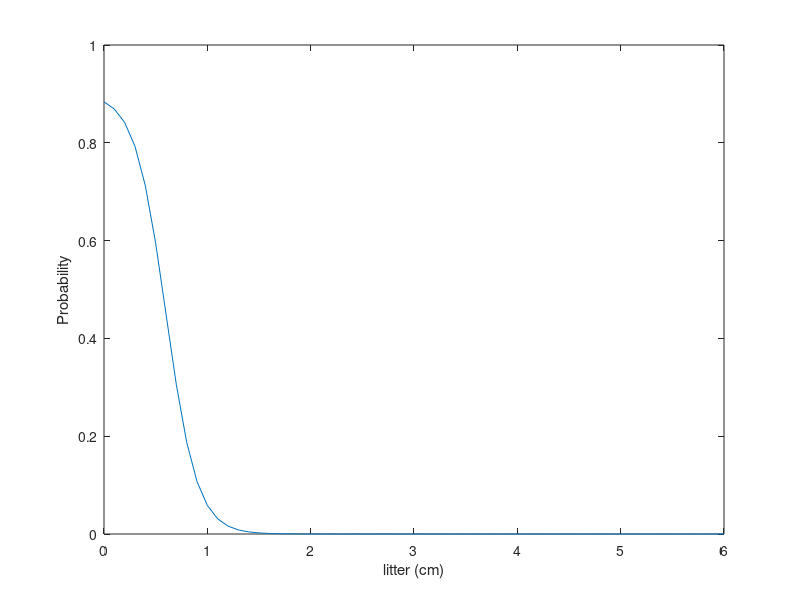

MATLAB code to generate this figure:
 % Seeder
                  Lit=0:0.1:6;
                  maxGS=0.9;
                  minGS=0;
                  LitThreshS=2;
                  ampS=0.3;
                  ProbGS=(maxGS+minGS)/2+(maxGS-minGS)/2*tanh(LitThreshS-Lit/ampS);
                  plot(Lit,ProbGS)
                  xlabel('litter (cm)'), ylabel('Probability')
                  axis([0 6 0 1])